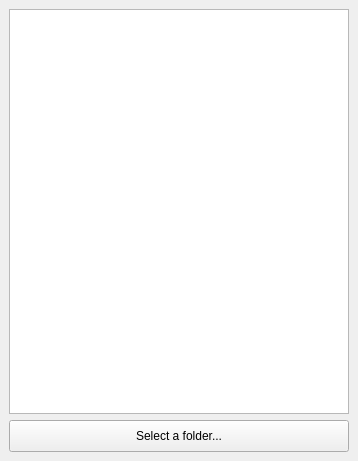
<?xml version="1.0" encoding="UTF-8"?>
<ui version="4.0">
 <class>MainWindow</class>
 <widget class="QMainWindow" name="MainWindow">
  <property name="geometry">
   <rect>
    <x>0</x>
    <y>0</y>
    <width>358</width>
    <height>461</height>
   </rect>
  </property>
  <property name="windowTitle">
   <string>MainWindow</string>
  </property>
  <widget class="QWidget" name="centralwidget">
   <layout class="QVBoxLayout" name="verticalLayout">
    <item>
     <widget class="QListWidget" name="listWidget"/>
    </item>
    <item>
     <widget class="QPushButton" name="btnBrowse">
      <property name="minimumSize">
       <size>
        <width>0</width>
        <height>32</height>
       </size>
      </property>
      <property name="text">
       <string>Select a folder...</string>
      </property>
     </widget>
    </item>
   </layout>
  </widget>
 </widget>
 <resources/>
 <connections/>
</ui>
